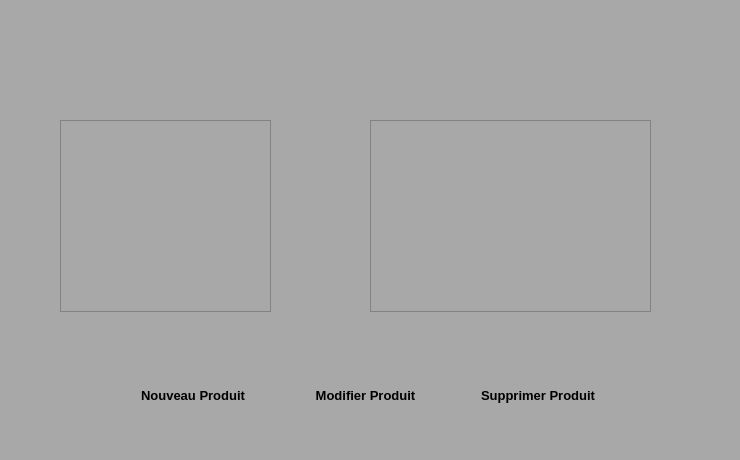
<?xml version="1.0" encoding="UTF-8"?>
<ui version="4.0">
 <class>Investissement</class>
 <widget class="QWidget" name="Investissement">
  <property name="geometry">
   <rect>
    <x>0</x>
    <y>0</y>
    <width>740</width>
    <height>460</height>
   </rect>
  </property>
  <property name="windowTitle">
   <string>Form</string>
  </property>
  <property name="styleSheet">
   <string notr="true">background-color:rgb(168, 168, 168);</string>
  </property>
  <widget class="QWidget" name="widget" native="true">
   <property name="geometry">
    <rect>
     <x>0</x>
     <y>0</y>
     <width>741</width>
     <height>531</height>
    </rect>
   </property>
   <widget class="QTableView" name="tableView">
    <property name="geometry">
     <rect>
      <x>60</x>
      <y>120</y>
      <width>211</width>
      <height>192</height>
     </rect>
    </property>
   </widget>
   <widget class="QLabel" name="label">
    <property name="geometry">
     <rect>
      <x>60</x>
      <y>40</y>
      <width>261</width>
      <height>31</height>
     </rect>
    </property>
    <property name="styleSheet">
     <string notr="true">border:rgb(168,168,168);</string>
    </property>
    <property name="text">
     <string/>
    </property>
    <property name="pixmap">
     <pixmap>ProjectRessources/ListeProduit.png</pixmap>
    </property>
   </widget>
   <widget class="QWidget" name="horizontalLayoutWidget">
    <property name="geometry">
     <rect>
      <x>110</x>
      <y>370</y>
      <width>511</width>
      <height>51</height>
     </rect>
    </property>
    <layout class="QHBoxLayout" name="horizontalLayout">
     <item>
      <widget class="QPushButton" name="uiAjouter">
       <property name="font">
        <font>
         <family>Segoe UI</family>
         <pointsize>10</pointsize>
         <weight>75</weight>
         <bold>true</bold>
        </font>
       </property>
       <property name="styleSheet">
        <string notr="true">border:rgb(255, 255, 255)</string>
       </property>
       <property name="text">
        <string>Nouveau Produit</string>
       </property>
       <property name="icon">
        <iconset>
         <normaloff>ProjectRessources/File-add-icon.png</normaloff>ProjectRessources/File-add-icon.png</iconset>
       </property>
       <property name="flat">
        <bool>true</bool>
       </property>
      </widget>
     </item>
     <item>
      <widget class="QPushButton" name="uiModifier">
       <property name="font">
        <font>
         <family>Segoe UI</family>
         <pointsize>10</pointsize>
         <weight>75</weight>
         <bold>true</bold>
        </font>
       </property>
       <property name="styleSheet">
        <string notr="true">border:rgb(255, 255, 255)</string>
       </property>
       <property name="text">
        <string>Modifier Produit</string>
       </property>
       <property name="icon">
        <iconset>
         <normaloff>ProjectRessources/File-add-icon.png</normaloff>ProjectRessources/File-add-icon.png</iconset>
       </property>
       <property name="flat">
        <bool>true</bool>
       </property>
      </widget>
     </item>
     <item>
      <widget class="QPushButton" name="uiSupprimer">
       <property name="font">
        <font>
         <family>Segoe UI</family>
         <pointsize>10</pointsize>
         <weight>75</weight>
         <bold>true</bold>
        </font>
       </property>
       <property name="styleSheet">
        <string notr="true">border:rgb(255, 255, 255)</string>
       </property>
       <property name="text">
        <string>Supprimer Produit</string>
       </property>
       <property name="icon">
        <iconset>
         <normaloff>ProjectRessources/Delete-icon.png</normaloff>ProjectRessources/Delete-icon.png</iconset>
       </property>
       <property name="flat">
        <bool>true</bool>
       </property>
      </widget>
     </item>
    </layout>
   </widget>
   <widget class="QTableView" name="tableViewN">
    <property name="geometry">
     <rect>
      <x>370</x>
      <y>120</y>
      <width>281</width>
      <height>192</height>
     </rect>
    </property>
   </widget>
  </widget>
 </widget>
 <resources/>
 <connections/>
</ui>
